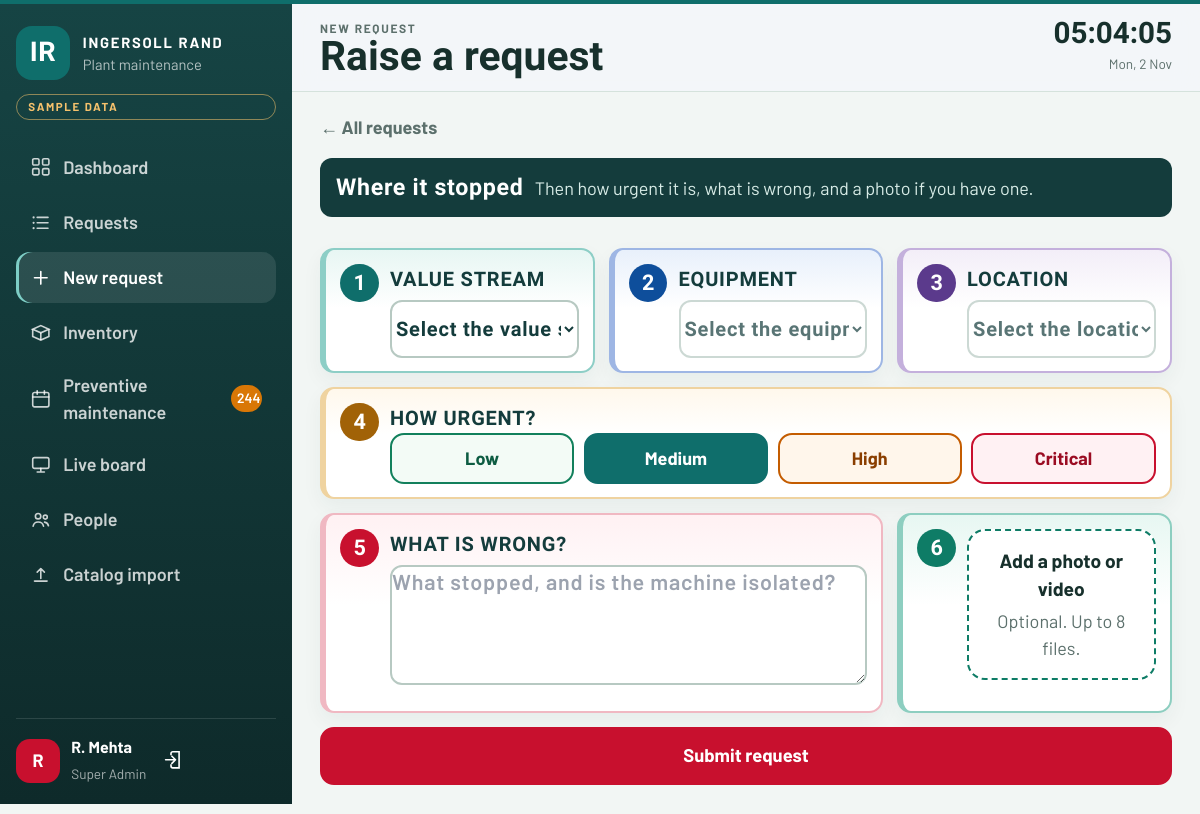
The app's page /requests/new/ (signed in) with its own data.
### maintenance/models.py (models this page shows, shortened)
class User(AbstractUser):
    class Role(models.TextChoices):
        SUPERADMIN = 'superadmin', 'Super Admin'
        ADMIN = 'admin', 'Admin'
        EMPLOYEE = 'employee', 'Employee'
    role = models.CharField(max_length=20, choices=Role.choices, default=Role.EMPLOYEE)
    employee_code = models.CharField(max_length=20, unique=True, blank=True)
    department = models.CharField(max_length=80, blank=True)
    phone = models.CharField('Extension', max_length=30, blank=True)
    created_by = models.ForeignKey(
        'self',
        null=True,
        blank=True,
        on_delete=models.SET_NULL,
        related_name='provisioned_users',
    )
    class Meta:
        ordering = ['first_name', 'username']
    @property
    def is_superadmin(self):
        return self.role == self.Role.SUPERADMIN
    @property
    def is_admin_role(self):
        return self.role in {self.Role.SUPERADMIN, self.Role.ADMIN}

### maintenance/views.py (the view, shortened to what this page needs)
# urls.py: path('requests/new/', views.ticket_create, name='ticket_create'),
@login_required
def ticket_create(request):
    categories = Category.objects.filter(is_active=True).order_by('sort_order', 'name')
    selected = {
        'category': '',
        'subcategory': '',
        'asset': '',
        'remarks': '',
        'priority': Ticket.Priority.MEDIUM,
    }
    names = {'cat': '', 'sub': '', 'asset': ''}
    errors = []
    asset_open = False
    resume_step = 1
    if selected['category'] and selected['subcategory'] and selected['asset']:
        resume_step = 4
    elif selected['category'] and selected['subcategory']:
        resume_step = 3
    elif selected['category']:
        resume_step = 2
    return render(request, 'tickets/form.html', {
        'categories': categories,
        'selected': selected,
        'names': names,
        'errors': errors,
        'resume_step': resume_step if errors else 1,
        'asset_open': asset_open,
        'priorities': Ticket.Priority.choices,
    })

### maintenance/context_processors.py (called while the page is built)
def nav(request):
    user = getattr(request, 'user', None)
    if user is None or not user.is_authenticated:
        return {}
    open_jobs = Ticket.objects.filter(status__in=[Ticket.Status.PENDING, Ticket.Status.ATTEMPTED])
    if user.role == user.Role.EMPLOYEE:
        open_jobs = open_jobs.filter(raised_by=user)
        low_stock = 0
    else:
        low_stock = InventoryItem.objects.filter(
            is_active=True,
            quantity__lte=F('min_quantity'),
        ).count()
    soon = timezone.localdate() + timedelta(days=7)
    pm_due = 0
    if user.is_admin_role:
        pm_due = PreventiveTask.objects.filter(completed_on__isnull=True, plan_date__lte=soon).count()
    return {
        'nav_open_count': open_jobs.count(),
        'nav_low_stock': low_stock,
        'nav_pm_due': pm_due,
    }

### templates/tickets/form.html (shortened to what this page needs)
{% extends "base.html" %}
{% block eyebrow %}New request{% endblock %}
{% block page_title %}Raise a request{% endblock %}
{% block content %}
<a class="back" href="{% url 'ticket_list' %}">← All requests</a>
<p class="ask-lead"><b>Where it stopped</b><span>Then how urgent it is, what is wrong, and a photo if you have one.</span></p>
<form id="request-form" class="ask-form" method="post" enctype="multipart/form-data"
  data-sub-url="{% url 'api_subcategories' pk=0 %}"
  data-asset-url="{% url 'api_assets' pk=0 %}"
  data-selected-equipment="{{ selected.subcategory }}"
  data-selected-location="{{ selected.asset }}">
  <section class="ask-step ask-s1">
    <span class="ask-num">1</span>
    <label class="lbl">Value stream
      <select name="category" id="field-category" required>
        <option value="">Select the value stream</option>
      </select>
    </label>
  </section>
  <section class="ask-step ask-s2">
    <span class="ask-num">2</span>
    <label class="lbl">Equipment
      <select name="subcategory" id="field-subcategory" required {% if not selected.subcategory %}disabled{% endif %}>
        <option value="">Select the equipment</option>
      </select>
    </label>
  </section>
  <section class="ask-step ask-s3">
    <span class="ask-num">3</span>
    <label class="lbl">Location
      <select name="asset" id="field-asset" required {% if not selected.asset %}disabled{% endif %}>
        <option value="">Select the location</option>
      </select>
    </label>
  </section>
  <section class="ask-step ask-s4">
    <span class="ask-num">4</span>
    <div>
      <p class="lbl">How urgent?</p>
      <div class="prio-row ask-prio">
        {% for value, label in priorities %}
        <label class="prio">
          <span>{{ label }}</span>
        </label>
        {% endfor %}
      </div>
    </div>
  </section>
  <section class="ask-step ask-s5">
    <span class="ask-num">5</span>
    <label class="lbl">What is wrong?
      <textarea name="remarks" required minlength="8" placeholder="What stopped, and is the machine isolated?">{{ selected.remarks }}</textarea>
    </label>
  </section>
  <section class="ask-step ask-s6">
    <span class="ask-num">6</span>
    <label class="dropzone ask-photo" id="dropzone">
      <strong>Add a photo or video</strong>
      <span class="muted">Optional. Up to 8 files.</span>
    </label>
  </section>
  <button type="submit" class="btn btn-primary ask-send" id="wiz-submit">Submit request</button>
</form>
{% endblock %}

### templates/base.html (shortened to what this page needs)
{% load static %}
<!DOCTYPE html>
<html lang="en">
<head>
  <script src="{% static 'vendor/tailwind.js' %}"></script>
  <link rel="stylesheet" href="{% static 'css/app.css' %}?v=15">
</head>
<body class="{% block body_class %}{% endblock %}">
  {% block body %}
  <div class="app-shell">
    {% if user.is_authenticated %}
    {% with name=request.resolver_match.url_name %}
    <aside class="sidebar">
      <a class="brand" href="{% url 'home' %}">
        <div class="brand-mark">IR</div>
        <div>
          <strong>INGERSOLL RAND</strong>
          <small>Plant maintenance</small>
        </div>
      </a>
      <div class="sample-chip">Sample data</div>
      <nav class="nav-list">
        <a class="nav-link {% if name == 'home' %}is-active{% endif %}" href="{% url 'home' %}"><svg class="icon"><use href="#i-grid"></use></svg>Dashboard</a>
        <a class="nav-link " href="{% url 'ticket_list' %}"><svg class="icon"><use href="#i-list"></use></svg>Requests</a>
        <a class="nav-link {% if name == 'ticket_create' %}is-active{% endif %}" href="{% url 'ticket_create' %}"><svg class="icon"><use href="#i-plus"></use></svg>New request</a>
        {% if user.is_admin_role %}
        <a class="nav-link " href="{% url 'inventory_list' %}"><svg class="icon"><use href="#i-box"></use></svg>Inventory</a>
        <a class="nav-link " href="{% url 'pm_list' %}"><svg class="icon"><use href="#i-calendar"></use></svg>Preventive maintenance{% if nav_pm_due %}<span class="nav-badge amber">{{ nav_pm_due }}</span>{% endif %}</a>
        <a class="nav-link {% if name == 'tv_board' %}is-active{% endif %}" href="{% url 'tv_board' %}"><svg class="icon"><use href="#i-screen"></use></svg>Live board</a>
        {% endif %}
        {% if user.is_superadmin %}
        <a class="nav-link {% if name == 'user_list' or name == 'user_create' or name == 'user_password' %}is-active{% endif %}" href="{% url 'user_list' %}"><svg class="icon"><use href="#i-users"></use></svg>People</a>
        <a class="nav-link {% if name == 'import_categories' %}is-active{% endif %}" href="{% url 'import_categories' %}"><svg class="icon"><use href="#i-upload"></use></svg>Catalog import</a>
        {% endif %}
      </nav>
      <div class="sidebar-user">
        <div class="avatar">{{ user.first_name|first|default:user.username|first }}</div>
        <div>
          <strong>{{ user.get_full_name|default:user.username }}</strong>
          <span>{{ user.get_role_display }}</span>
        </div>
        <form method="post" action="{% url 'logout' %}">
          <button type="submit" aria-label="Sign out"><svg class="icon"><use href="#i-out"></use></svg></button>
        </form>
      </div>
    </aside>
    {% endwith %}
    {% endif %}
    <div class="main-col">
      {% if user.is_authenticated %}
      <header class="topbar">
        <div>
          <p class="eyebrow">{% block eyebrow %}Operations{% endblock %}</p>
          <h1>{% block page_title %}Dashboard{% endblock %}</h1>
        </div>
        <div class="topbar-actions">
          <div class="live-clock" data-clock></div>
        </div>
      </header>
      {% endif %}
      <main class="content">
        {% block content %}{% endblock %}
      </main>
    </div>
  </div>
  {% endblock %}
</body>
</html>

### records on screen
User: first_name|first "R", get_full_name "R. Mehta", role "Super Admin"

### other values on screen
{{ nav_pm_due }} "244"
{{ label }} "Low" "Medium" "High" "Critical"
